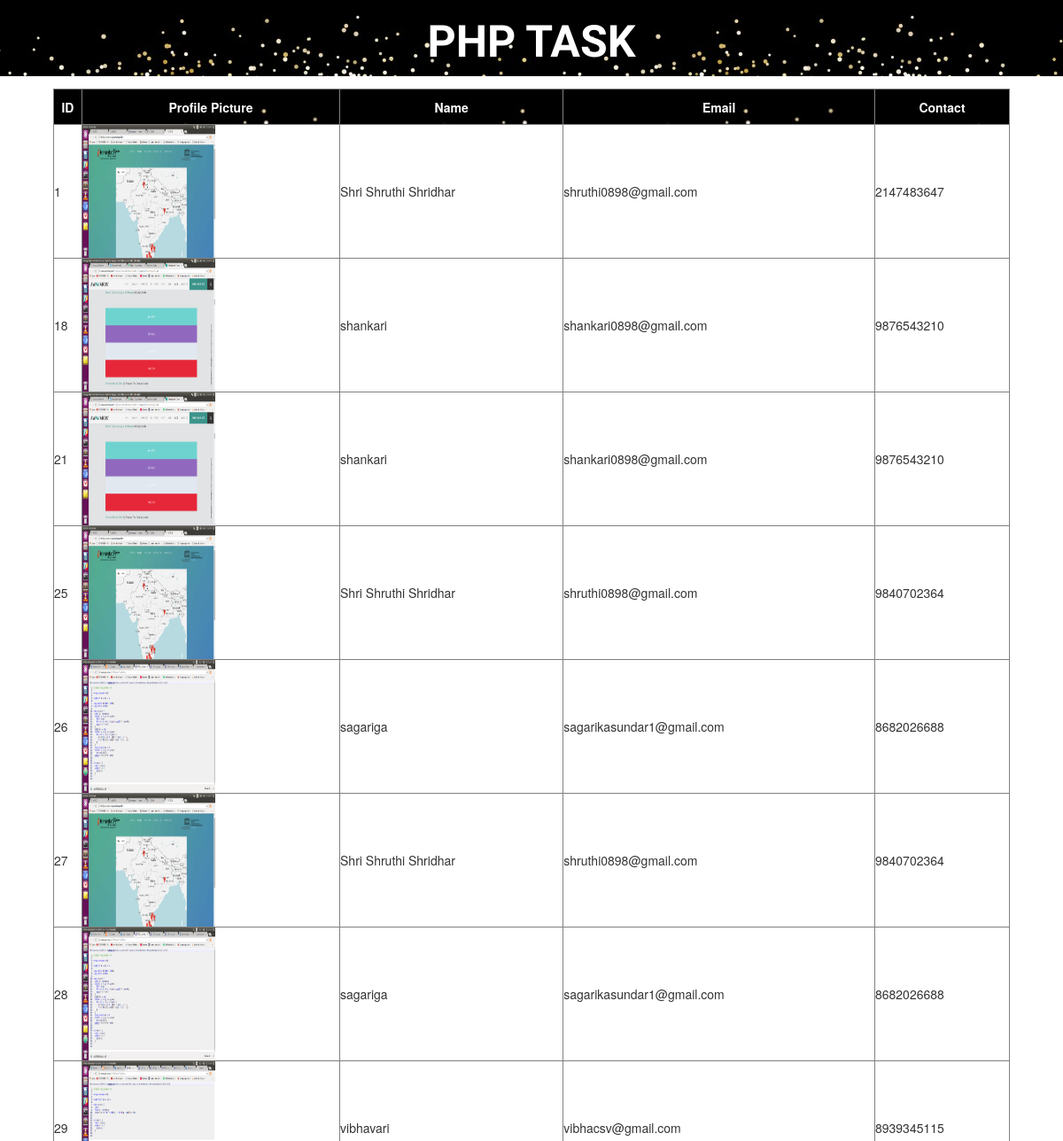
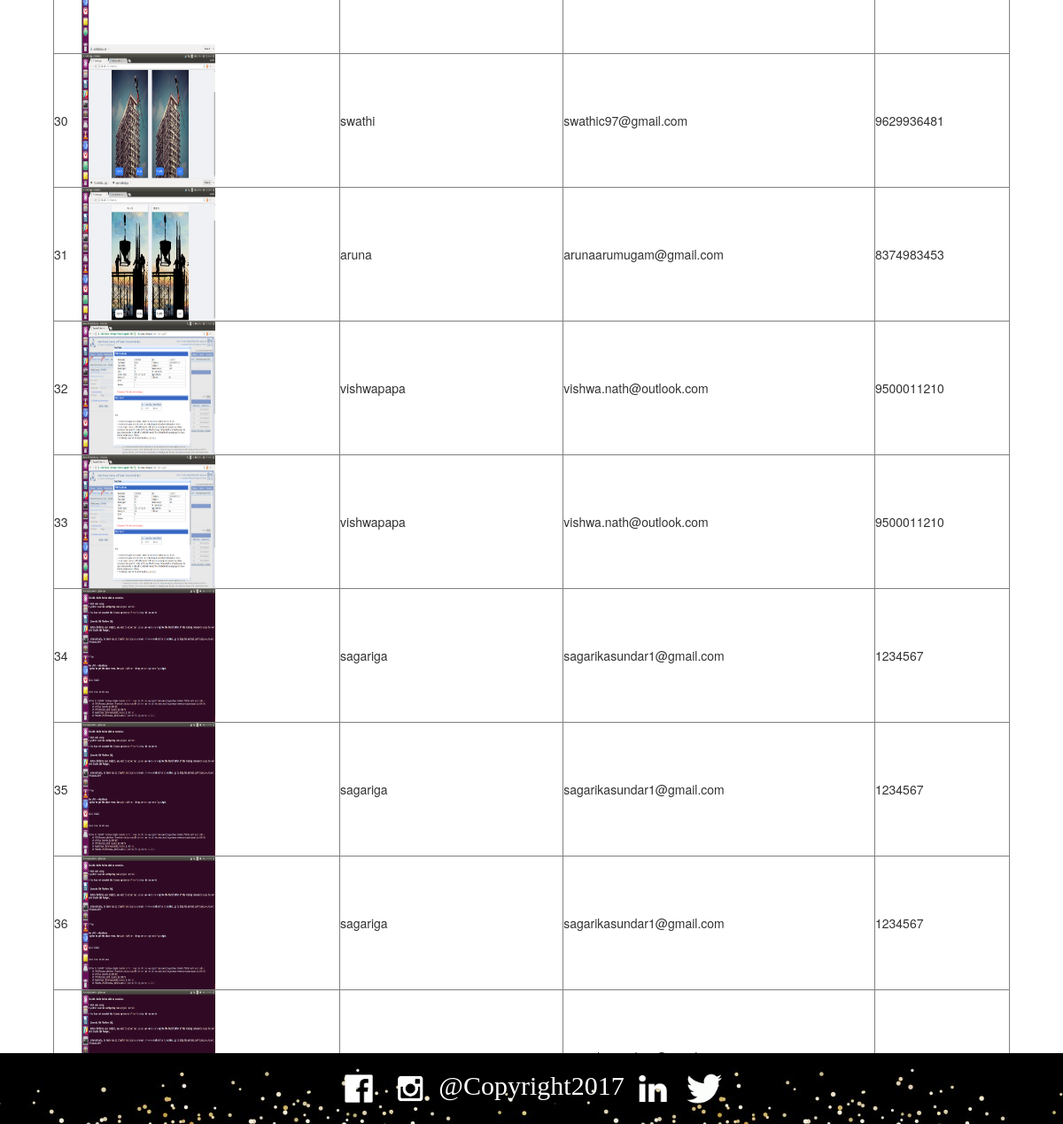
Screenshot of /displayim.php with the database file from the repository (2 pictures, top to bottom).
### tables this page shows
CREATE TABLE `images` (
  `id` int(11) NOT NULL,
  `path` varchar(255) NOT NULL,
  `name` varchar(255) NOT NULL,
  `email` varchar(255) NOT NULL,
  `contact` varchar(11) NOT NULL
);

### displayim.php (the view, shortened to what this page needs)
<!DOCTYPE html>
<html lang="en">
<head>
    <link rel="stylesheet" href="css/font-awesome.min.css">
    <link rel="stylesheet" href="css/bootstrap.min.css">
    <link rel="stylesheet" href="css/main.css">
    <link rel="stylesheet" href="css/animate.css">
</head>
<body>
    <header id="navigation" class="navbar navbg navbar-fixed-top animated-header">
        <h1><?php include('h.php'); ?></h1>
    </header>
    <center>
        <div id="form">
            <?php
                $result = mysql_query("SELECT * FROM images");
                echo "<table border='1' width='50%' >";
                echo "<tr><th>ID</th><th>Profile Picture</th><th>Name</th><th>Email</th><th>Contact</th></tr>" ;
                while($row = mysql_fetch_array($result)) {
                    echo "<tr>";
                    echo "<td>".$row[0]."</td>";
                    echo "<td><img src='".$row[1]."'></td>";
                    echo "<td>".$row[2]."</td>";
                    echo "<td>".$row[3]."</td>";
                    echo "<td>".$row[4]."</td>";
                    echo "</tr>";
                }
                echo "</table>";
            ?>
        </div>
    </center>
    <footer>
        <?php include('f.php'); ?>
    </footer>
</body>
</html>

### h.php
<center>PHP TASK</center>

### f.php
<center>
	<img src="fb.png">
	<img src="insta.png">
	<span>@Copyright2017</span>
	<img src="in.png">
	<img src="twit.gif">
</center>

### css/main.css (style rules this page uses)
.navbg { background: url("../bg2.jpg"); }
h1 { color: #fff; text-align: center; font-family: 'Rancho', Serif; font-size: 50px; font-weight: bold; }
img { width: 50px; height: 50px; display: inline-block; }
#form { margin-top: 100px; }
footer { position: fixed; bottom: 0; width: 100%; background: url("../bg2.jpg"); text-align: center; font-family: 'Alegreya', serif; font-size: 30px; color: #fff; padding: 15px; }
table { width: 90%; height: 90%; padding: 20px; }
th { text-align: center; background: url("../bg2.jpg"); color: #fff; height: 40px; }
td img { width: 150px; height: 150px; }

### rows the page displays
images: id "1", path (picture), name "Shri Shruthi Shridhar", email "shruthi0898@gmail.com", contact "2147483647"
images: id "18", path (picture), name "shankari", email "shankari0898@gmail.com", contact "9876543210"
images: id "21", path (picture), name "shankari", email "shankari0898@gmail.com", contact "9876543210"
images: id "25", path (picture), name "Shri Shruthi Shridhar", email "shruthi0898@gmail.com", contact "9840702364"
images: id "26", path (picture), name "sagariga", email "sagarikasundar1@gmail.com", contact "8682026688"
images: id "27", path (picture), name "Shri Shruthi Shridhar", email "shruthi0898@gmail.com", contact "9840702364"
images: id "28", path (picture), name "sagariga", email "sagarikasundar1@gmail.com", contact "8682026688"
images: id "29", path (picture), name "vibhavari", email "vibhacsv@gmail.com", contact "8939345115"
images: id "30", path (picture), name "swathi", email "swathic97@gmail.com", contact "9629936481"
images: id "31", path (picture), name "aruna", email "arunaarumugam@gmail.com", contact "8374983453"
images: id "32", path (picture), name "vishwapapa", email "vishwa.nath@outlook.com", contact "9500011210"
images: id "33", path (picture), name "vishwapapa", email "vishwa.nath@outlook.com", contact "9500011210"
images: id "34", path (picture), name "sagariga", email "sagarikasundar1@gmail.com", contact "1234567"
images: id "35", path (picture), name "sagariga", email "sagarikasundar1@gmail.com", contact "1234567"
images: id "36", path (picture), name "sagariga", email "sagarikasundar1@gmail.com", contact "1234567"
